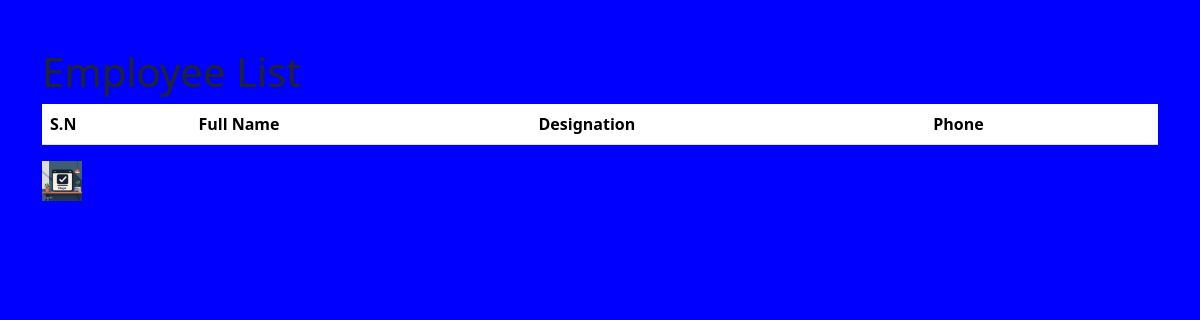
The app's page /, older data.
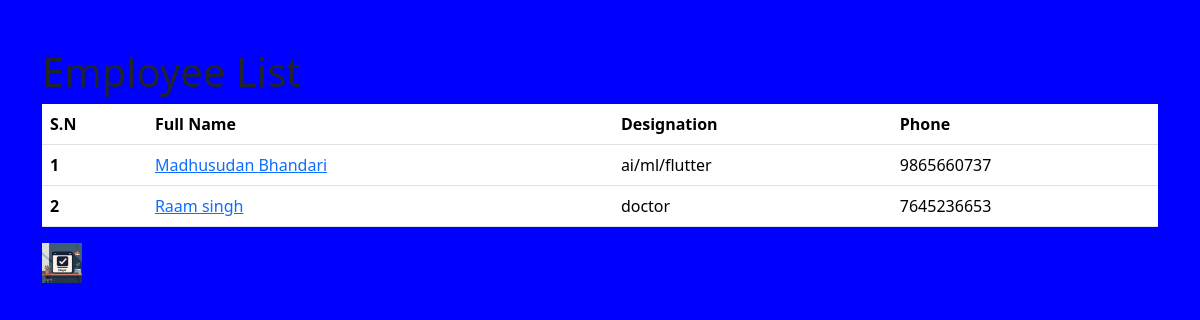
The same page, newer data.
### employee/models.py (models this page shows, shortened)
class Employee(models.Model):
    first_name=models.CharField(max_length=100)
    last_name=models.CharField(max_length=100)
    phone=models.CharField(max_length=12,blank=True)
    email_address=models.EmailField(max_length=100, unique=True)
    designation=models.CharField(max_length=100)
    photo=models.ImageField(upload_to='images')
    created_at=models.DateTimeField(auto_now_add=True)
    updated_at=models.DateTimeField(auto_now=True)

### first/views.py (the view)
# urls.py: 2. Add a URL to urlpatterns:  path('', views.home, name='home')
def home(request):
    employees=Employee.objects.all()
    context={
        'employees':employees,
    }
    return render(request,'home.html',context)

### templates/home.html (shortened to what this page needs)
{%load static%}
<!DOCTYPE html>
<html lang="en">
<head>
    <link href="https://cdn.jsdelivr.net/npm/bootstrap@5.3.8/dist/css/bootstrap.min.css" rel="stylesheet">
    <link rel="stylesheet" href="{% static 'css/style.css' %}">
</head>
<body>
    <div class="container pt-5">
      <h1>Employee List</h1>
        <table class="table">
         <thead>
            <tr>
            <th scope="col">S.N</th>
            <th scope="col">Full Name</th>
            <th scope="col">Designation</th>
            <th scope="col">Phone</th>
            </tr>
        </thead>
        <tbody>
            {% for emp in employees %}
            <tr>
            <th scope="row">{{emp.id}}</th>
            <td> <a href="{% url 'employee_detail' emp.id %}" >{{emp.first_name}} {{emp.last_name}}</a></td>
            <td>{{emp.designation}}</td>
            <td>{{emp.phone}}</td>
            </tr>
            {% endfor %}
        </tbody>
        </table>
        <img src="{%static 'images/logo.jpg' %}" alt="" width="40">
    </div>
</body>
</html>

### first/static/css/style.css (style rules this page uses)
body { background-color: blue; }

Row changes from the older to the newer data that the page shows:
added Employee: id "1", first_name "Madhusudan", last_name "Bhandari", designation "ai/ml/flutter", phone "9865660737"
added Employee: id "2", first_name "Raam", last_name "singh", designation "doctor", phone "7645236653"
